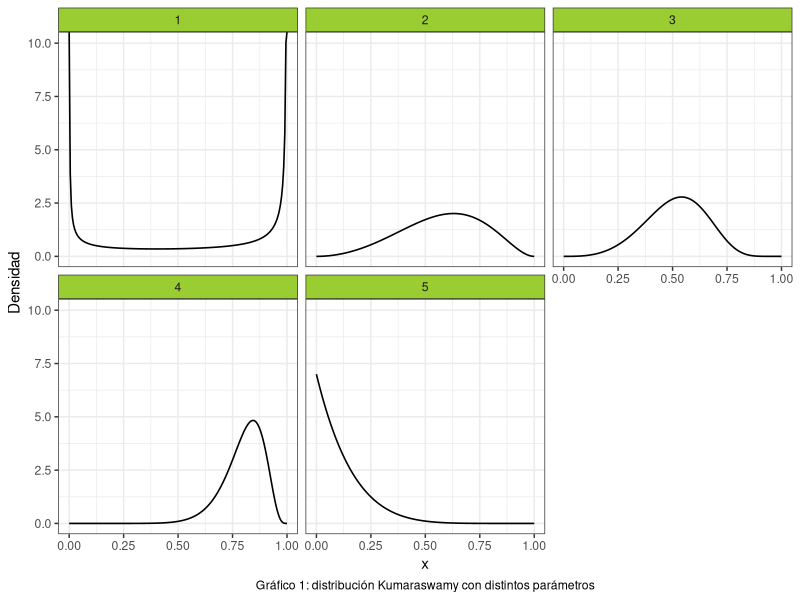
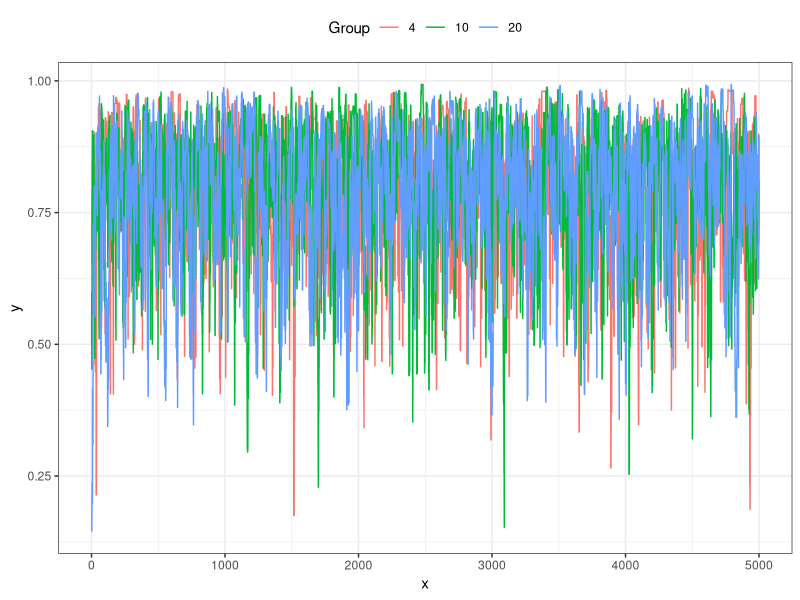

Write the R code that produced these figures, in order. (Note: this script raises an error after producing the figures.)
## ---- chunk 1
#Librerias
library(ggplot2)
library(dplyr)
set.seed(394)
## ---- chunk 2

cant_saltos <- 0

#Punto 1:
sample_mh <- function(d_objetivo, r_propuesta, d_propuesta, p_inicial, n) {
  muestras <- matrix(nrow = n, ncol = length(p_inicial))
  muestras[1, ] <- p_inicial
  
  for(i in 2:n) {
    p_actual <- muestras[i-1,]
    p_nuevo <- r_propuesta(p_actual)
    
    f_nuevo <- d_objetivo(p_nuevo)
    f_actual <- d_objetivo(p_actual)
    
    q_actual <- d_propuesta(p_actual, mean = p_nuevo)
    q_nuevo <- d_propuesta(p_nuevo, mean = p_actual)
    
    alpha <- min(1, (f_nuevo/f_actual)*(q_actual/q_nuevo))
    aceptar <- rbinom(1, 1, alpha)
    
    if(aceptar) { 
      muestras[i,] <- p_nuevo
      cant_saltos <- cant_saltos + 1
      
    } else {
      muestras[i,] <- p_actual
    }
  }
  
  if (ncol(muestras) == 1) {
    muestras <- as.vector(muestras)
  } 
  return(list(muestras=muestras,cant_saltos=cant_saltos))
}

## ---- chunk 3
#Punto 2
# Crear grilla para los valores de "x"
grid_n <- 200
x_grid <- seq(0, 1, length.out = grid_n)

kumaraswamy <- function(x, a, b){
  a*b*(x^(a-1))*((1-(x^a))^(b-1))
}

a <- c(0.2, 3, 4, 10, 1)
b <- c(0.2, 3, 9, 5, 7)

#Creamos un data frame para graficar la distribución de Kumaraswamy:

data1 <- data.frame(
  Funcion = rep(1:5, each = grid_n),
  Densidad = numeric(5 * grid_n),
  Grilla = rep(x_grid, times = 5)
) 

#Completamos el data frame con las densidades:
for(i in 1:5) {
    indices <- seq(from = 1 + (i - 1) * 200, to = 200 + (i - 1) * 200)
    data1$Densidad[indices] <- kumaraswamy(x_grid, a[i], b[i])
}



# Definimos etiquetas personalizadas para cada función
# etiq <- c(
#   "1" = "alpha = 0.2 , beta = 0.2",
#   "2" = "alpha = 3 , beta = 3",
#   "3" = "alpha = 4 , beta = 9",
#   "4" = "alpha = 10, beta = 5",
#   "5" = "alpha = 1, beta = 7"
# )

# Quiero que se vean alpha y beta como simbolos pero no me sale
etiq <- c(
  "1" = expression(alpha ~ " = 0.2," ~ beta ~ "= 0.2"),
  "2" = expression(alpha ~ " = 3," ~ beta ~ "= 3"),
  "3" = expression(alpha ~ " = 4," ~ beta ~ "= 9"),
  "4" = expression(alpha ~ " = 10," ~ beta ~ "5"),
  "5" = expression(alpha ~ " = 1," ~ beta ~ "= 7")
)

ggplot(data = data1, aes(x = Grilla, y = Densidad)) +
  geom_line(size = 0.55) +
  facet_wrap(~Funcion, labeller = labeller(Funcion = etiq)) +
  theme_bw() +
  labs(x = "x",
       caption = "Gráfico 1: distribución Kumaraswamy con distintos parámetros") + 
  theme(
    strip.background = element_rect(fill = "olivedrab3"),
    plot.caption = element_text(hjust = 0.5)
  )

## ---- chunk 4
#Punto 3
concentracion_3 <- c(4,10,20)
tabla_3 <- data.frame ( 
  concentracion = rep(concentracion_3, each = 5000),
  muestra = numeric(15000)
  )
tasa_3 <- numeric(3)

for (i in 1:3) {
#Funciones a usar
d_objetivo <- function(x) kumaraswamy(x, 6, 2)
d_propuesta <- function(x, mean) dbeta(x, shape1 = mean * concentracion_3[i], shape2 = (1-mean) * concentracion_3[i])
r_propuesta <- function(x) rbeta(1, shape1 = x * concentracion_3[i], shape2 = (1-x) * concentracion_3[i])
#Donde x hace referencia a mu
n_3 <- 5000
p_inicial <- rbeta(1,shape1=2,shape2=2)
funcion_3 <- sample_mh(d_objetivo, r_propuesta, d_propuesta, p_inicial, n_3)
indices <- seq(from = 1 + (i - 1) * 5000, to = 5000 + (i - 1) * 5000)
tabla_3$muestra[indices] <- funcion_3$muestras

tasa_3[i] <- funcion_3$cant_saltos/n_3
} 

# Agrego una columna con el orden de las muestras
tabla_3$orden <- rep(1:5000, times = 3)
tabla_3$concentracion <- as.factor(tabla_3$concentracion) 

# Gráfico con múltiples líneas
ggplot(data = tabla_3, aes(x = orden, y = muestra, group = concentracion, color = concentracion)) +
  geom_line() +
  theme_bw() +
  labs(x = "x", y = "y", color = "Group") +
  theme(legend.position = "top")


## ---- chunk 5
#Punto 4
muestra1 <- tabla_3$muestra[1:5000]
muestra2 <- tabla_3$muestra[5001:10000]
muestra3 <- tabla_3$muestra[10001:15000]

#Calculo de la media y los percentiles 5 y 95 para X:
medias <- c(mean(muestra1), mean(muestra2), mean(muestra3))
percentiles <- data.frame(
  Muestra = c("1", "2", "3"),
  Percentiles = c(quantile(muestra1, prob = c(0.05)),
                  quantile(muestra2, prob = c(0.05)),
                  quantile(muestra3, prob = c(0.05))
                  ),
  
)

#Cálculo de la media y los percentiles 5 y 95 para logit(X):
l_m1 <- log((muestra1/1-muestra1))
l_m2 <- log((muestra2/1-muestra2))
l_m3 <- log((muestra3/1-muestra3))


medias_l <- c(mean(l_m1), mean(l_m2), mean(l_m3))
percentiles_l <- data.frame(
  Muestra = c("1", "2", "3"),
  Percentil_5 = c(),
  Percentil_95 =c()
)
